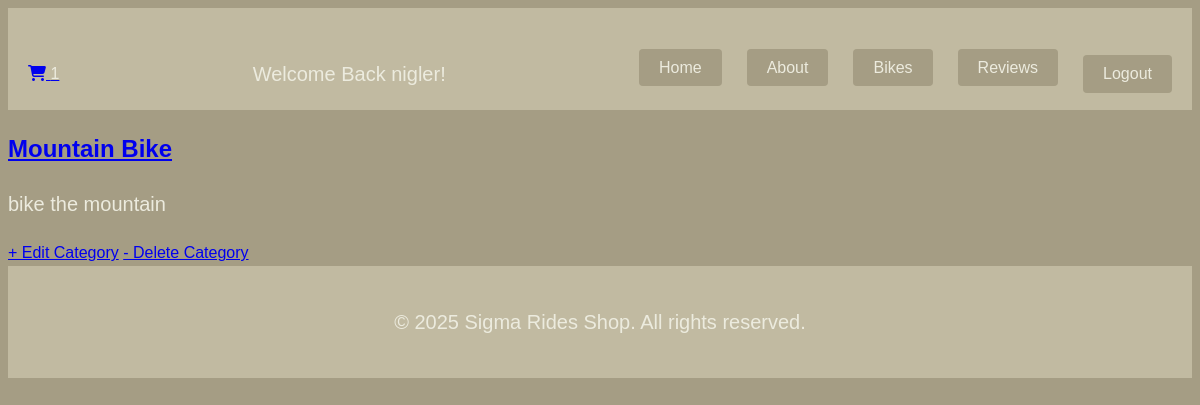
The page /category/1 (signed in) on the database its author committed.
### accounts/models.py (models this page shows)
class CustomUser(AbstractUser):
    age = models.IntegerField(null=True, blank=True)
    phone_number = models.CharField(max_length=20, null=True, blank=True)

### app/models.py (models this page shows, shortened)
class Category(models.Model):
    name = models.CharField(max_length=50, unique=True)
    description = models.TextField(blank=True)
    class Meta:
        verbose_name = "Category"
        verbose_name_plural = "Categories"

### app/views.py (the view)
# urls.py: path('category/<int:pk>', CategoryDetailView.as_view(), name='category_detail'),
class CategoryDetailView(DetailView):
    model = Category
    context_object_name = 'category'
    template_name = 'app/category/category_detail.html'

### app/templates/app/category/category_detail.html
{% extends 'app/base.html' %}
{% load static %}
{% block content %}
        <div>
            <h2><a href="{% url 'category_list' %}">{{ category.name }}</a></h2>
            <p>{{category.description}}</p>
        </div>
        <a href="{% url 'category_update' category.pk %}">+ Edit Category</a>
        <a href="{% url 'category_delete' category.pk %}">- Delete Category</a>
{%  endblock content %}

### app/templates/app/navbar.html (shortened to what this page needs)
<div class="navbar modern-navbar">
    <header class="container flex-container">
        <a href="{% url 'cart_view' %}" class="cart-icon">
            <i class="fas fa-shopping-cart"></i>
            {% with cart_count=request.user.cart_set.count %}
                <span class="cart-badge">{{ cart_count }}</span>
            {% endwith %}
        </a>
        {% if user.is_authenticated %}
        <a href="{% url 'profile' %}" class="logo-container">
            <p>Welcome Back {{ user.username }}!</p>
        </a>
        {% else %}
        <p>You are not logged in</p>
        {% endif %}
        <nav>
            <ul class="nav-list">
                <li><a href="{% url 'home' %}" class="nav-link">Home</a></li>
                <li><a href="{% url 'about' %}" class="nav-link">About</a></li>
                <li><a href="{% url 'bike_list' %}" class="nav-link">Bikes</a></li>
                <li><a href="{% url 'review_list' %}" class="nav-link">Reviews</a></li>
                {% if user.is_authenticated %}
                <li>
                    <form action="{% url 'logout' %}" method="post" class="logout-form">
                        <button type="submit" class="logout-button">Logout</button>
                    </form>
                </li>
                {% else %}
                <li><a href="{% url 'login' %}" class="nav-link">Login</a></li>
                <li><a href="{% url 'signup' %}" class="nav-link">Sign Up</a></li>
                {% endif %}
            </ul>
        </nav>
    </header>
</div>

### static/css/base.css (style rules this page uses)
body { font-family: Arial, sans-serif; line-height: 1.6; background: #A59D84; }
.logo-container { display: flex; align-items: center; text-decoration: none; }
.navbar { background-color: #C1BAA1; color: #ffffff; width: 100%; padding: 30px 0 0 0; position: sticky; top: 0; z-index: 9999; transition: opacity 0.3s ease; }
.container.flex-container { display: flex; justify-content: space-between; align-items: center; max-width: 1200px; margin: 0 auto; padding: 0 20px; }
nav ul.nav-list { display: flex; gap: 25px; list-style: none; margin: 0; padding: 0; }
nav ul.nav-list li { display: inline-block; }
.nav-link { color: #ECEBDE; font-size: 1rem; font-weight: 500; text-decoration: none; text-transform: capitalize; padding: 10px 20px 10px; background-color: #A59D84; transition: background-color 0.3s ease; border-radius: 4px; }
.logout-button { background: none; border: none; color: #ECEBDE; font-size: 1rem; font-weight: 500; text-decoration: none; text-transform: capitalize; padding: 10px 20px 10px; background-color: #A59D84; transition: background-color 0.3s ease; border-radius: 4px; cursor: pointer; }
p { color: #ECDFCC; font-size: 20px; }
main h2, span, p { color: #ECEBDE; }

### static/css/transition.css (style rules this page uses)
body { animation: Transformation 0.7s; }

### rows shown on the page
CustomUser: username "nigler"
Category: name "Mountain Bike", description "bike the mountain"

### other values the page prints
{{ cart_count }} "1"
